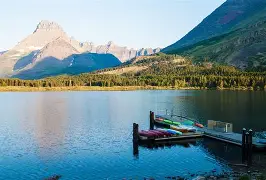
#> input picture Praktikum_5/pemandangan.jpg, 266 x 180 px
$ python latihan5.py
#> lines starting #> are read from the running program, lines starting #| are printed output that depends on the picture
import cv2
import matplotlib.pyplot as plt

img_bgr = cv2.imread('pemandangan.jpg')
#> img_bgr is the input picture: shape (180, 266, 3); mean B, G, R 150.2, 142, 112.6
img_gray = cv2.cvtColor(img_bgr, cv2.COLOR_BGR2GRAY)
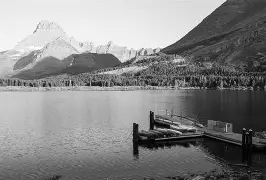
#> img_gray: shape (180, 266); min 0, max 255, mean 134.1

# Tampilkan gambar dan histogram
plt.figure(figsize=(12, 5))

plt.subplot(1, 2, 1)
plt.imshow(img_gray, cmap='gray')
plt.title('Citra Grayscale')
plt.axis('off')

plt.subplot(1, 2, 2)
# Gunakan parameter bins=256 untuk rentang 0-255
plt.hist(img_gray.ravel(), bins=256, range=[0, 256], color='gray')
plt.title('Histogram')
plt.xlabel('Intensitas (0 = Hitam, 255 = Putih)')
plt.ylabel('Frekuensi / Jumlah Piksel')

plt.tight_layout()
plt.show()
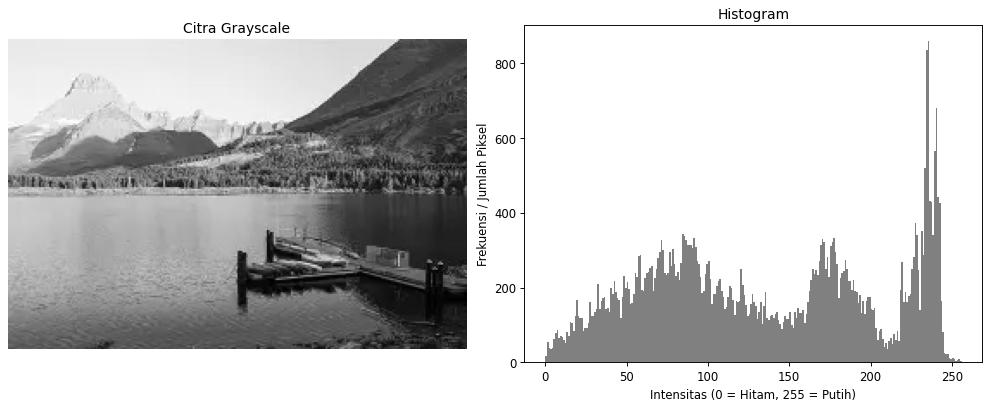
#> figure drawn by matplotlib, 2 panels; panel 2: tallest bar 858 high, from x = 235 to 236

$ run again, with Praktikum_5/bunga.jpg copied over Praktikum_5/pemandangan.jpg
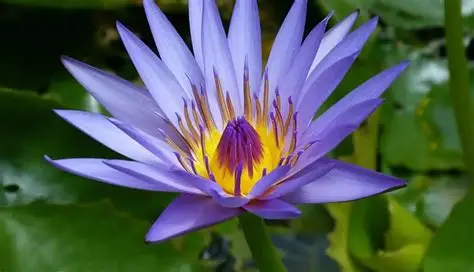
#> input picture Praktikum_5/bunga.jpg, 474 x 272 px
#> img_bgr is the input picture: shape (272, 474, 3); mean B, G, R 85.3, 91.9, 81.2
#> `img_gray = cv2.cvtColor(img_bgr, cv2.COLOR_BGR2GRAY)`:
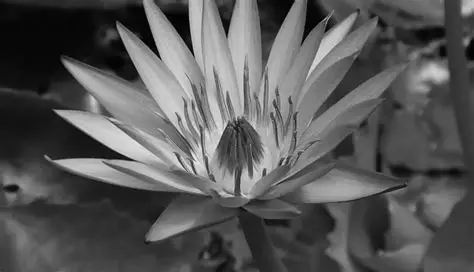
#> img_gray: shape (272, 474); min 0, max 243, mean 88
#> `plt.show()`:
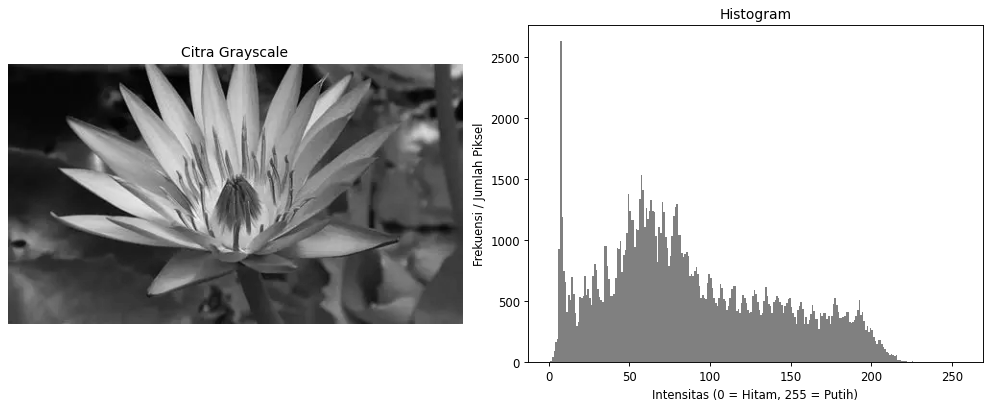
#> figure drawn by matplotlib, 2 panels; panel 2: tallest bar 2627 high, from x = 7 to 8
